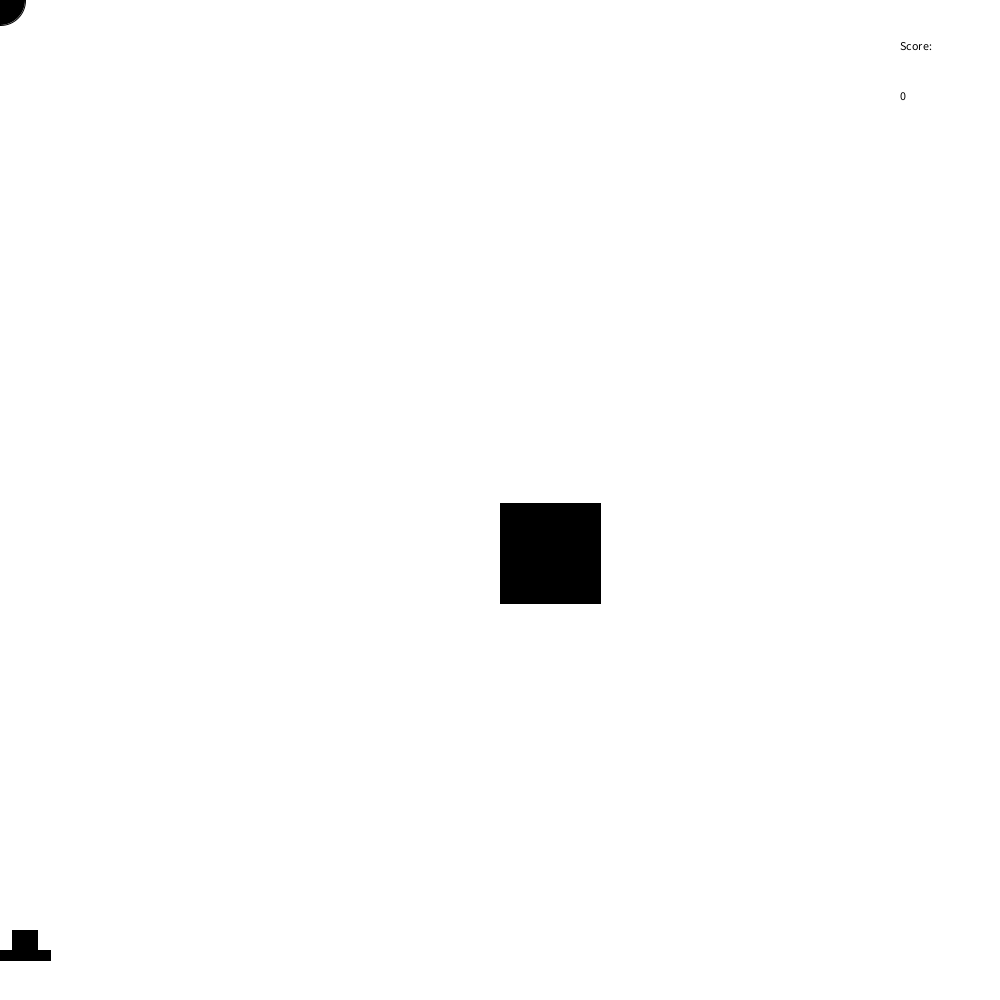
Frame 1 (no input)
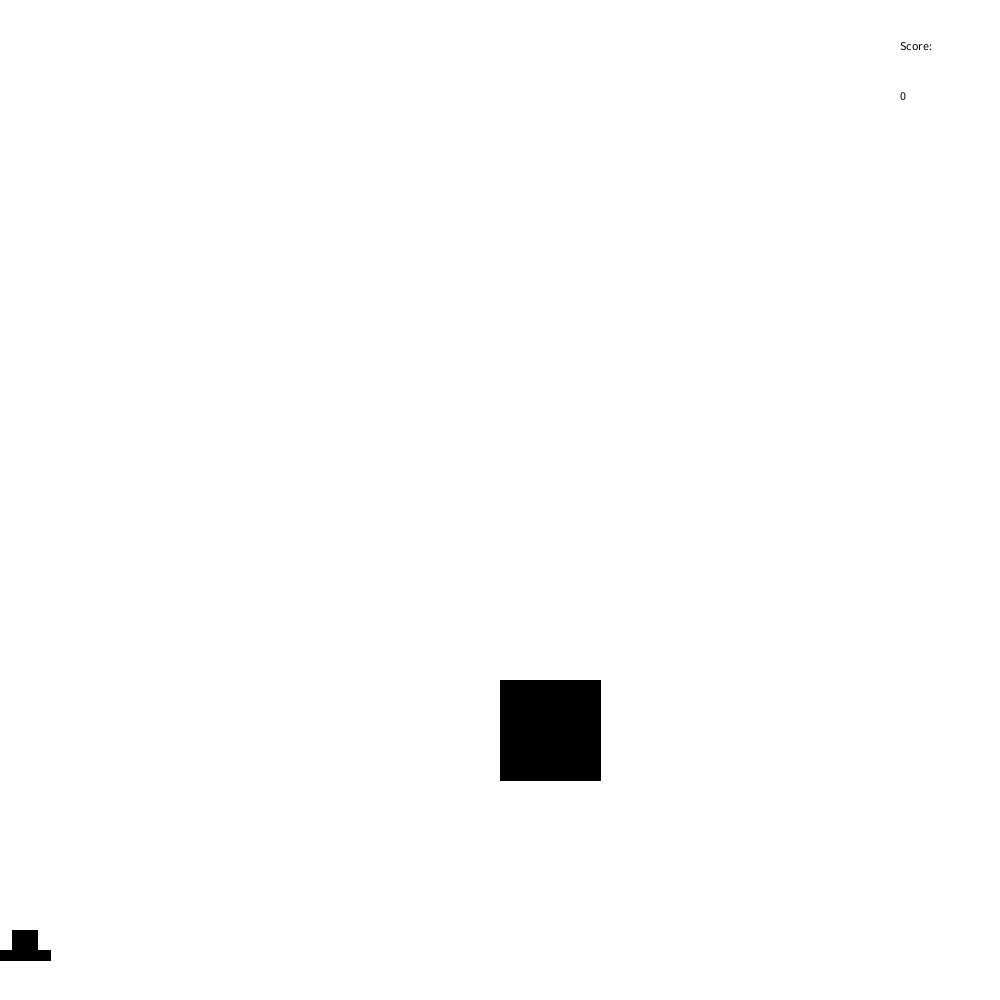
Frame 60 (the mouse pressed at the canvas centre just before this capture)
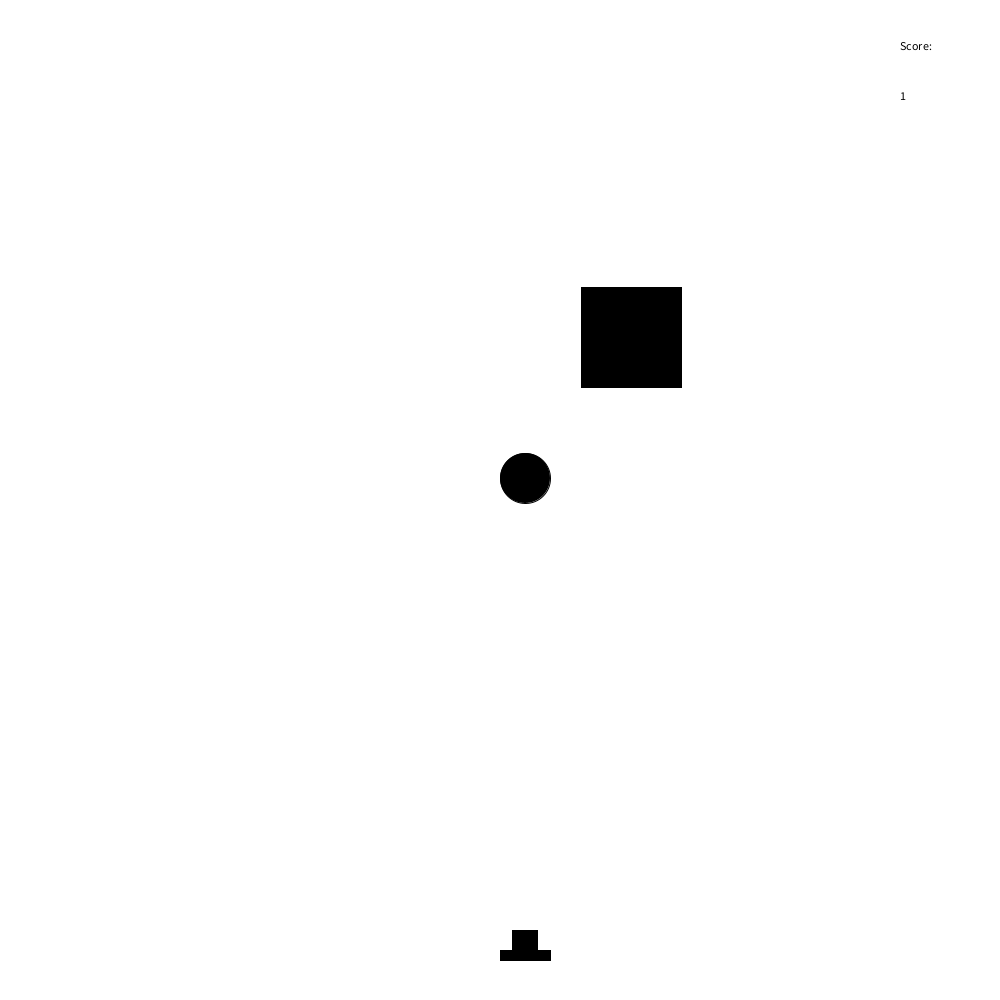
Frame 120 (the mouse held since frame 60 and released just before this capture)

The Processing sketch that drew these frames (run headless with seeded random() and noise(); from frame 60 on, the mouse is pressed at the canvas centre):

// Processing sketch: sketch_210616a
// ── sketch_210616a.pde
void setup()
{ noCursor();
  size(1000,1000);
  background(255,255,255);
}
int ay=500;
int ax=500;
int by=0;
int bx=0;
int timer=0;
int dy=3;
int score=0;
void draw()
{ background(255,255,255);
  fill(0,0,0);
  rect(mouseX,950,50,10);
  rect(mouseX+12,930,25,25);
  ellipse(bx,by,50,50);
  by=by-8;
  ay=ay+dy;
  rect(ax,ay,100,100);
  if (ay>950)
  {
    text ("You Loose,", 450,500);
    text ("press 'r' to restart",430,510);
  }
  if(bx>ax&&bx<ax+100&&by<ay+100)
  {
    ax=(int)random(900);
    ay=(int)random(600);
    score=score+1;
  }
  timer=timer+1;
  //dy = dy + 1;
  text ("Score:",900,50);
  text (score,900,100);
}
void mousePressed()
{
  bx=mouseX+25;
  by=950;
}
void keyPressed()
{
  if (key=='r')
  ay=0;
  score=0;
}

  
